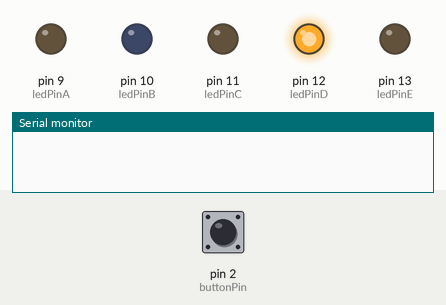
Recording of a sketch running on a simulated Arduino Uno, built with avr-gcc and run on an emulated ATmega328P. Shown: output pins drawn as LEDs (lit = HIGH), the last lines printed to the serial monitor. The inputs (shaded band) are chosen by the test bench; at power-on: pin 2 (buttonPin) LOW.

Above: at 1.2 s.
1.3 s: pin 2 (buttonPin) pulled HIGH for 0.15 s
At 1.86 s:
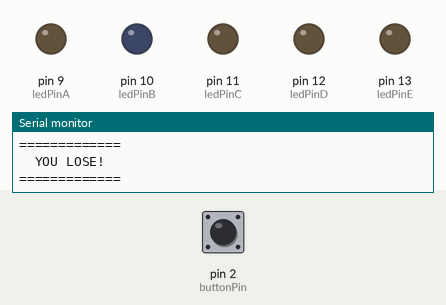
At 2.8 s:
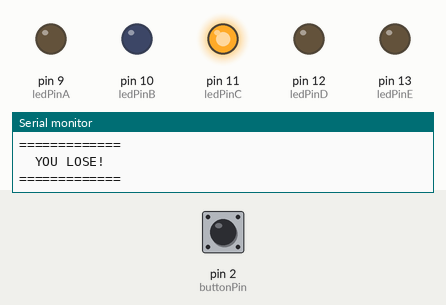
4.3 s: pin 2 (buttonPin) pulled HIGH for 1 s
8.3 s: pin 2 (buttonPin) pulled HIGH for 3.2 s
17.5 s: pin 2 (buttonPin) pulled HIGH for 0.15 s
At 19.7 s:
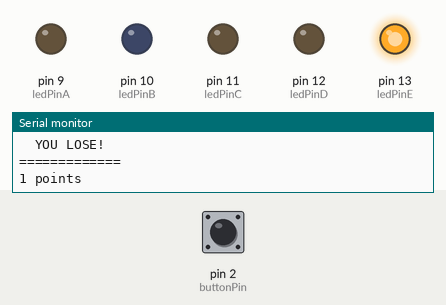
Timing chart, 0 to 21.5 s (numbered marks = the images above; inputs shaded):
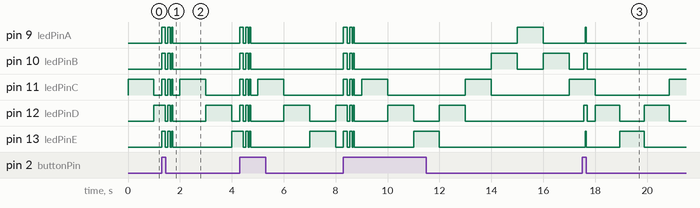

Measured:
- after the input at 1.3 s, pin 9 (ledPinA), pin 10 (ledPinB): goes HIGH 0.14 s, LOW 0.09 s, HIGH 0.09 s, LOW 0.05 s, HIGH 0.05 s, then LOW, starting at once
- after the input at 17.5 s, pin 9 (ledPinA): LOW → HIGH after 0.11 s, → LOW 0.05 s later; pin 10 (ledPinB): LOW → HIGH after 0.06 s, → LOW 0.14 s later

The sketch:

STOP.ino
```cpp
const int ledPinA =  9;
const int ledPinB =  10;
const int ledPinC =  11;
const int ledPinD =  12;
const int ledPinE =  13;

const int buttonPin = 2;

int currentLed = 3;
int currentDelay = 1000;
int points = 0;

int inc = 1;

long lastBlink = millis();

bool playing = true;

void setup() {
  Serial.begin(9600);
  pinMode(ledPinA, OUTPUT);
  pinMode(ledPinB, OUTPUT);
  pinMode(ledPinC, OUTPUT);
  pinMode(ledPinD, OUTPUT);
  pinMode(ledPinE, OUTPUT);

  pinMode(buttonPin, INPUT);
  attachInterrupt(0, test, RISING);
}

void loop() {
  if(playing){
    onNext();
  }
}

void onNext(){
  offAll();
  switch(currentLed) {
    case 1:
      digitalWrite(ledPinA, HIGH);
      break;
    case 2:
      digitalWrite(ledPinB, HIGH);
      break;
    case 3:
      digitalWrite(ledPinC, HIGH);
      break;
    case 4:
      digitalWrite(ledPinD, HIGH);
      break;
    default:
      digitalWrite(ledPinE, HIGH);
      break;
  }
  delay(currentDelay);

  if(currentLed >= 5){
    inc = -1;
  } else if (currentLed <= 1) {
    inc = 1;
  }
  currentLed += inc;
}

void offAll(){
  digitalWrite(ledPinA, LOW);
  digitalWrite(ledPinB, LOW);
  digitalWrite(ledPinC, LOW);
  digitalWrite(ledPinD, LOW);
  digitalWrite(ledPinE, LOW);
}

void onAll(){
  digitalWrite(ledPinA, HIGH);
  digitalWrite(ledPinB, HIGH);
  digitalWrite(ledPinC, HIGH);
  digitalWrite(ledPinD, HIGH);
  digitalWrite(ledPinE, HIGH);
}

void test() {
  if ( millis() - lastBlink > 1000) {
    lastBlink = millis();
    if(currentLed == 3) {
      hit();
    } else {
      miss();
    }
  }
}

void hit() {
  playing = false;
  delay(3000);
  splash();
  delay(1000);
  currentDelay = currentDelay * 0.95;
  points++;
  playing = true;
  Serial.print(points);
  Serial.println(" points");
}

void miss() {
  playing = false;
  wrong();
  currentLed = 2;
  inc = 1;
  currentDelay = 1000;
  points = 0;
  playing = true;
  Serial.println("=============");
  Serial.println("  YOU LOSE!  ");
  Serial.println("=============");
}

void splash() {
  offAll();
  digitalWrite(ledPinC, HIGH);
  delay(10000);
  digitalWrite(ledPinB, HIGH);
  digitalWrite(ledPinD, HIGH);
  delay(10000);
  digitalWrite(ledPinA, HIGH);
  digitalWrite(ledPinE, HIGH);
  delay(10000);
  digitalWrite(ledPinA, LOW);
  digitalWrite(ledPinE, LOW);
  delay(10000);
  digitalWrite(ledPinB, LOW);
  digitalWrite(ledPinD, LOW);
  delay(10000);
  digitalWrite(ledPinC, HIGH);
}

void wrong() {
  onAll();
  delay(30000);
  offAll();
  delay(20000);
  onAll();
  delay(20000);
  offAll();
  delay(10000);
  onAll();
  delay(10000);
  offAll();
}
```
